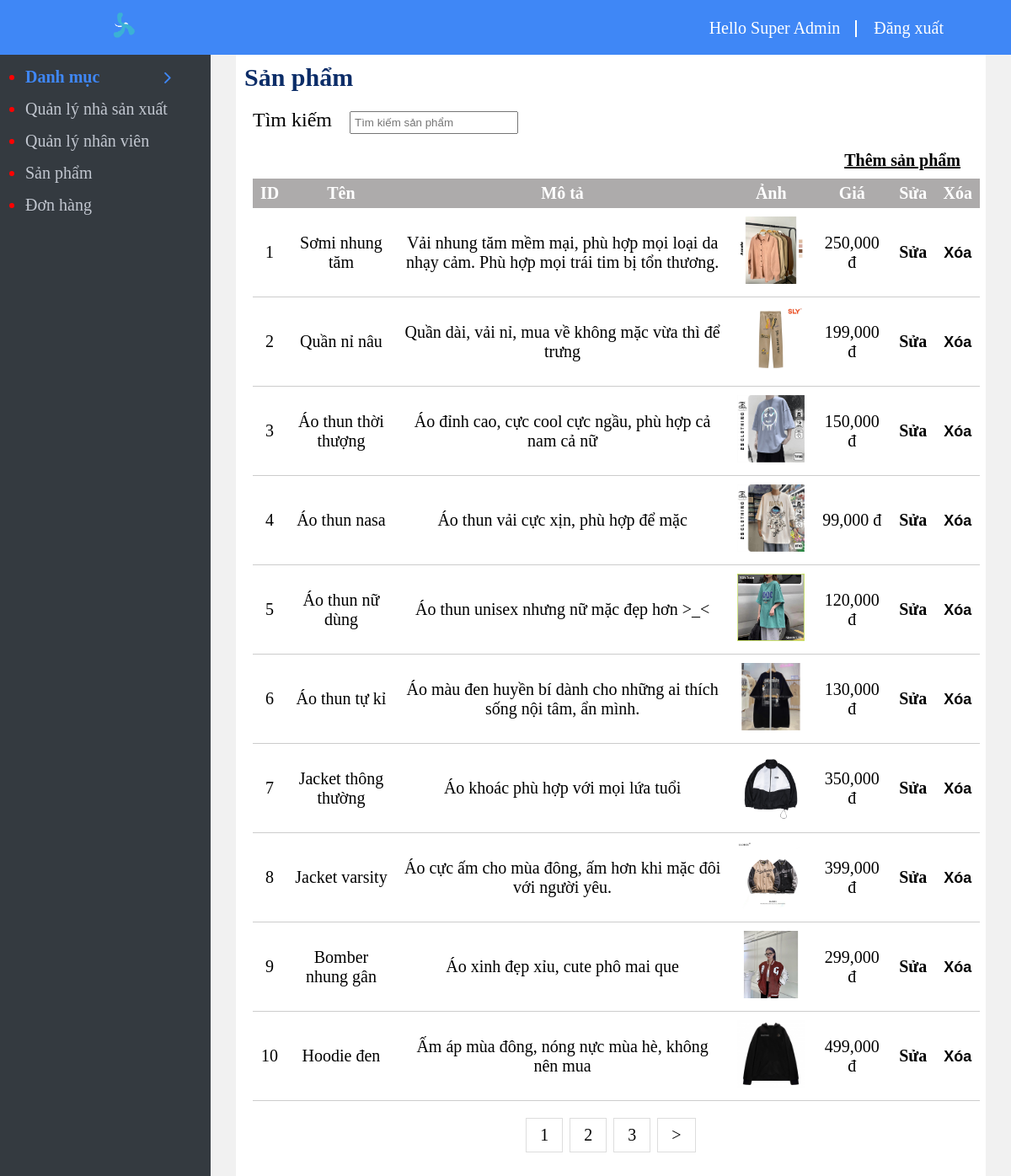
/admin/product/index.php (signed in), run on the app's committed database.
### tables this page shows
CREATE TABLE `product` (
  `id` int(11) NOT NULL,
  `name` varchar(50) NOT NULL,
  `description` text NOT NULL,
  `img` text NOT NULL,
  `price` int(11) NOT NULL,
  `manufacturers_id` int(11) NOT NULL,
  `category_detail_id` int(11) NOT NULL
);

### admin/product/index.php (the view, shortened to what this page needs)
<?php require'../menu_top.php'?>
<?php require '../connect.php';
$search='';
$sql_product_number="select count(*) from product where name like '%$search%'
or description like '%$search%'";
$array_product=mysqli_query($connect,$sql_product_number);
$result_product=mysqli_fetch_array($array_product);
$product_number=$result_product['count(*)'];
$product_number_in_page=10;
$page=ceil($product_number/$product_number_in_page);
$get_page=1;
$passed=$product_number_in_page*($get_page-1);
$sql="select * from product where name like '%$search%'
or description like '%$search%'
limit $product_number_in_page offset $passed
";
$result=mysqli_query($connect,$sql);
?>
	<h2 style="padding: 10px; display: inline-block; color: #0c2d68;" >Sản phẩm</h2>
	<div style="padding: 10px 20px;">
		<form action="">
			<span style="font-size: 24px; ">Tìm kiếm</span>
		<input style="margin: 0 0 0 16px;" type="search" name="search" value="<?php echo $search?>" placeholder="Tìm kiếm sản phẩm">
	</form></div>
	<a class="create_title" href="form_insert.php">Thêm sản phẩm</a>
	<table border="1" width="100%">
		<tr>
		<th >ID</th>
		<th >Tên</th>
		<th >Mô tả</th>
		<th >Ảnh</th>
		<th >Giá</th>
		<th >Sửa</th>
		<th >Xóa</th>
		</tr>
		<?php foreach ($result as $key => $each) { ?>
			<tr style="text-align:center;" >
				<td><?php echo $key+1 ?></td>
				<td><?php echo $each['name'] ?></td>
				<td><?php echo $each['description'] ?></td>
				<td>
					<img width="80" src="photos/<?php echo $each['img'] ?>" alt="">
				</td>
				<td><?php echo number_format($each['price'] , 0, '', ','); ?> đ</td>
				<td >
					<a class="alter_style" href="form_update.php?id=<?php echo $each['id']?>">Sửa</a>
				</td>
			 	<td >
					<button onClick="delete_product(<?php echo $each['id'];?>,'<?php echo $each['name'];?>')" class="delete_style">Xóa</button>
				</td>
			</tr>
		<?php } ?>
	</table>
	<div class="pagination">
		<?php for($i=1;$i<=$page;$i++){ ?>
			<a href="?page=<?php echo $i?>&search=<?php echo $search?>">
				<?php echo $i?>
				</a>
		<?php } ?>
		<?php if($get_page<$page){
			$next=$get_page+1; ?>
		<a href="?page=<?php echo $next ?>&search=<?php echo $search?>">></a>
		<?php } ?>
	</div>
<?php require'../menu_bottom.php'?>

### admin/css/style.css (style rules this page uses)
* { margin: 0; padding: 0; box-sizing: none; }
table, td, th { border: 0 solid black; }
table { width: 97%; border-collapse: collapse; margin: 20px; }
table, td { border-bottom: 1px solid #ccc; padding: 10px; }
.alter_style { text-decoration: none; color: black; font-weight: bold; }
.delete_style { border: none; color: black; font-weight: 550; font-size: 18px; background-color: white; cursor: pointer; }
.create_title { padding: 10px 30px 10px 10px; color: black; float: right; font-weight: 600; }
th { padding: 6px 0px; color: white; background-color: #adabab; }
input ,textarea ,select { width: 200px; padding: 4px; margin: 4px; }
input { outline: none; }
.pagination { display: flex; justify-content: center; padding-bottom: 40px; }
.pagination a { color: black; padding: 8px 16px; text-decoration: none; transition: background-color .3s; border: 1px solid #ddd; margin: 0 4px; }

### data on the page
product: name "Sơmi nhung tăm", description "Vải nhung tăm mềm mại, phù hợp mọi loại da nhạy cảm. Phù hợp mọi trái tim bị tổn thương.", img (picture), price "250,000"
product: name "Quần nỉ nâu", description "Quần dài, vải nỉ, mua về không mặc vừa thì để trưng", img (picture), price "199,000"
product: name "Áo thun thời thượng", description "Áo đỉnh cao, cực cool cực ngầu, phù hợp cả nam cả nữ", img (picture), price "150,000"
product: name "Áo thun nasa", description "Áo thun vải cực xịn, phù hợp để mặc", img (picture), price "99,000"
product: name "Áo thun nữ dùng", description "Áo thun unisex nhưng nữ mặc đẹp hơn >_<", img (picture), price "120,000"
product: name "Áo thun tự kỉ", description "Áo màu đen huyền bí dành cho những ai thích sống nội tâm, ẩn mình.", img (picture), price "130,000"
product: name "Jacket thông thường", description "Áo khoác phù hợp với mọi lứa tuổi", img (picture), price "350,000"
product: name "Jacket varsity", description "Áo cực ấm cho mùa đông, ấm hơn khi mặc đôi với người yêu.", img (picture), price "399,000"
product: name "Bomber nhung gân", description "Áo xinh đẹp xỉu, cute phô mai que", img (picture), price "299,000"
product: name "Hoodie đen", description "Ấm áp mùa đông, nóng nực mùa hè, không nên mua", img (picture), price "499,000"

### other printed values
$_SESSION['name_admin'] "Super Admin"
